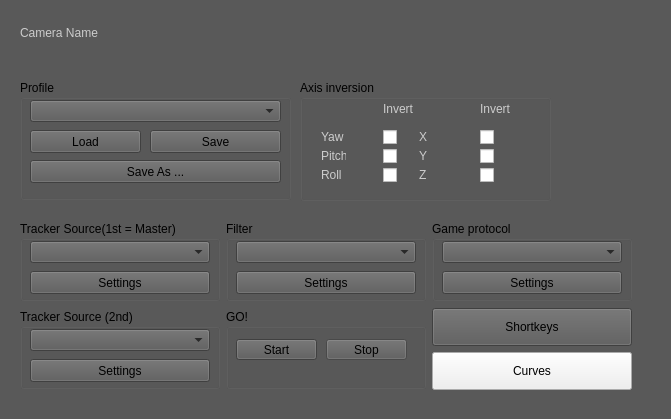
   <widget class="QWidget" name="widget" native="true">
    <property name="enabled">
     <bool>true</bool>
    </property>
    <property name="geometry">
     <rect>
      <x>250</x>
      <y>10</y>
      <width>671</width>
      <height>419</height>
     </rect>
    </property>
    <property name="sizePolicy">
     <sizepolicy hsizetype="Expanding" vsizetype="Expanding">
      <horstretch>0</horstretch>
      <verstretch>0</verstretch>
     </sizepolicy>
    </property>
    <property name="minimumSize">
     <size>
      <width>400</width>
      <height>419</height>
     </size>
    </property>
    <property name="palette">
     <palette>
      <active>
       <colorrole role="WindowText">
        <brush brushstyle="SolidPattern">
         <color alpha="255">
          <red>0</red>
          <green>0</green>
          <blue>0</blue>
         </color>
        </brush>
       </colorrole>
       <colorrole role="Button">
        <brush brushstyle="SolidPattern">
         <color alpha="255">
          <red>89</red>
          <green>89</green>
          <blue>89</blue>
         </color>
        </brush>
       </colorrole>
       <colorrole role="Text">
        <brush brushstyle="SolidPattern">
         <color alpha="255">
          <red>0</red>
          <green>0</green>
          <blue>0</blue>
         </color>
        </brush>
       </colorrole>
       <colorrole role="ButtonText">
        <brush brushstyle="SolidPattern">
         <color alpha="255">
          <red>0</red>
          <green>0</green>
          <blue>0</blue>
         </color>
        </brush>
       </colorrole>
       <colorrole role="Base">
        <brush brushstyle="SolidPattern">
         <color alpha="255">
          <red>89</red>
          <green>89</green>
          <blue>89</blue>
         </color>
        </brush>
       </colorrole>
       <colorrole role="Window">
        <brush brushstyle="SolidPattern">
         <color alpha="255">
          <red>89</red>
          <green>89</green>
          <blue>89</blue>
         </color>
        </brush>
       </colorrole>
       <colorrole role="Highlight">
        <brush brushstyle="SolidPattern">
         <color alpha="255">
          <red>192</red>
          <green>192</green>
          <blue>192</blue>
         </color>
        </brush>
       </colorrole>
       <colorrole role="HighlightedText">
        <brush brushstyle="SolidPattern">
         <color alpha="255">
          <red>0</red>
          <green>0</green>
          <blue>0</blue>
         </color>
        </brush>
       </colorrole>
       <colorrole role="AlternateBase">
        <brush brushstyle="SolidPattern">
         <color alpha="255">
          <red>72</red>
          <green>72</green>
          <blue>72</blue>
         </color>
        </brush>
       </colorrole>
      </active>
      <inactive>
       <colorrole role="WindowText">
        <brush brushstyle="SolidPattern">
         <color alpha="255">
          <red>0</red>
          <green>0</green>
          <blue>0</blue>
         </color>
        </brush>
       </colorrole>
       <colorrole role="Button">
        <brush brushstyle="SolidPattern">
         <color alpha="255">
          <red>89</red>
          <green>89</green>
          <blue>89</blue>
         </color>
        </brush>
       </colorrole>
       <colorrole role="Text">
        <brush brushstyle="SolidPattern">
         <color alpha="255">
          <red>0</red>
          <green>0</green>
          <blue>0</blue>
         </color>
        </brush>
       </colorrole>
       <colorrole role="ButtonText">
        <brush brushstyle="SolidPattern">
         <color alpha="255">
          <red>0</red>
          <green>0</green>
          <blue>0</blue>
         </color>
        </brush>
       </colorrole>
       <colorrole role="Base">
        <brush brushstyle="SolidPattern">
         <color alpha="255">
          <red>89</red>
          <green>89</green>
          <blue>89</blue>
         </color>
        </brush>
       </colorrole>
       <colorrole role="Window">
        <brush brushstyle="SolidPattern">
         <color alpha="255">
          <red>89</red>
          <green>89</green>
          <blue>89</blue>
         </color>
        </brush>
       </colorrole>
       <colorrole role="Highlight">
        <brush brushstyle="SolidPattern">
         <color alpha="255">
          <red>192</red>
          <green>192</green>
          <blue>192</blue>
         </color>
        </brush>
       </colorrole>
       <colorrole role="HighlightedText">
        <brush brushstyle="SolidPattern">
         <color alpha="255">
          <red>0</red>
          <green>0</green>
          <blue>0</blue>
         </color>
        </brush>
       </colorrole>
       <colorrole role="AlternateBase">
        <brush brushstyle="SolidPattern">
         <color alpha="255">
          <red>72</red>
          <green>72</green>
          <blue>72</blue>
         </color>
        </brush>
       </colorrole>
      </inactive>
      <disabled>
       <colorrole role="WindowText">
        <brush brushstyle="SolidPattern">
         <color alpha="255">
          <red>0</red>
          <green>0</green>
          <blue>0</blue>
         </color>
        </brush>
       </colorrole>
       <colorrole role="Button">
        <brush brushstyle="SolidPattern">
         <color alpha="255">
          <red>89</red>
          <green>89</green>
          <blue>89</blue>
         </color>
        </brush>
       </colorrole>
       <colorrole role="Text">
        <brush brushstyle="SolidPattern">
         <color alpha="255">
          <red>0</red>
          <green>0</green>
          <blue>0</blue>
         </color>
        </brush>
       </colorrole>
       <colorrole role="ButtonText">
        <brush brushstyle="SolidPattern">
         <color alpha="255">
          <red>0</red>
          <green>0</green>
          <blue>0</blue>
         </color>
        </brush>
       </colorrole>
       <colorrole role="Base">
        <brush brushstyle="SolidPattern">
         <color alpha="255">
          <red>89</red>
          <green>89</green>
          <blue>89</blue>
         </color>
        </brush>
       </colorrole>
       <colorrole role="Window">
        <brush brushstyle="SolidPattern">
         <color alpha="255">
          <red>89</red>
          <green>89</green>
          <blue>89</blue>
         </color>
        </brush>
       </colorrole>
       <colorrole role="Highlight">
        <brush brushstyle="SolidPattern">
         <color alpha="255">
          <red>192</red>
          <green>192</green>
          <blue>192</blue>
         </color>
        </brush>
       </colorrole>
       <colorrole role="HighlightedText">
        <brush brushstyle="SolidPattern">
         <color alpha="255">
          <red>0</red>
          <green>0</green>
          <blue>0</blue>
         </color>
        </brush>
       </colorrole>
       <colorrole role="AlternateBase">
        <brush brushstyle="SolidPattern">
         <color alpha="255">
          <red>72</red>
          <green>72</green>
          <blue>72</blue>
         </color>
        </brush>
       </colorrole>
      </disabled>
     </palette>
    </property>
    <property name="autoFillBackground">
     <bool>false</bool>
    </property>
    <property name="styleSheet">
     <string notr="true"/>
    </property>
    <property name="locale">
     <locale language="English" country="UnitedStates"/>
    </property>
    <widget class="QWidget" name="layoutWidget">
     <property name="geometry">
      <rect>
       <x>10</x>
       <y>220</y>
       <width>623</width>
       <height>172</height>
      </rect>
     </property>
     <layout class="QGridLayout" name="gridLayout_5">
      <property name="leftMargin">
       <number>10</number>
      </property>
      <property name="verticalSpacing">
       <number>6</number>
      </property>
      <item row="0" column="0">
       <widget class="QGroupBox" name="groupTrackerSource">
        <property name="minimumSize">
         <size>
          <width>200</width>
          <height>80</height>
         </size>
        </property>
        <property name="maximumSize">
         <size>
          <width>200</width>
          <height>80</height>
         </size>
        </property>
        <property name="styleSheet">
         <string notr="true"/>
        </property>
        <property name="title">
         <string>Tracker Source(1st = Master)</string>
        </property>
        <widget class="QComboBox" name="iconcomboTrackerSource">
         <property name="geometry">
          <rect>
           <x>10</x>
           <y>20</y>
           <width>180</width>
           <height>22</height>
          </rect>
         </property>
         <property name="styleSheet">
          <string notr="true"/>
         </property>
         <property name="currentIndex">
          <number>-1</number>
         </property>
         <property name="maxVisibleItems">
          <number>5</number>
         </property>
        </widget>
        <widget class="QPushButton" name="btnShowEngineControls">
         <property name="enabled">
          <bool>true</bool>
         </property>
         <property name="geometry">
          <rect>
           <x>10</x>
           <y>50</y>
           <width>180</width>
           <height>23</height>
          </rect>
         </property>
         <property name="toolTip">
          <string>Change tracker settings</string>
         </property>
         <property name="styleSheet">
          <string notr="true"/>
         </property>
         <property name="text">
          <string>Settings</string>
         </property>
        </widget>
       </widget>
      </item>
      <item row="0" column="2">
       <widget class="QGroupBox" name="groupGameProtocol">
        <property name="minimumSize">
         <size>
          <width>200</width>
          <height>80</height>
         </size>
        </property>
        <property name="maximumSize">
         <size>
          <width>200</width>
          <height>80</height>
         </size>
        </property>
        <property name="styleSheet">
         <string notr="true"/>
        </property>
        <property name="title">
         <string>Game protocol</string>
        </property>
        <widget class="QComboBox" name="iconcomboProtocol">
         <property name="geometry">
          <rect>
           <x>10</x>
           <y>20</y>
           <width>180</width>
           <height>22</height>
          </rect>
         </property>
         <property name="styleSheet">
          <string notr="true"/>
         </property>
         <property name="currentIndex">
          <number>-1</number>
         </property>
         <property name="maxVisibleItems">
          <number>7</number>
         </property>
        </widget>
        <widget class="QPushButton" name="btnShowServerControls">
         <property name="enabled">
          <bool>true</bool>
         </property>
         <property name="geometry">
          <rect>
           <x>10</x>
           <y>50</y>
           <width>180</width>
           <height>23</height>
          </rect>
         </property>
         <property name="toolTip">
          <string>Change game protocol settings</string>
         </property>
         <property name="styleSheet">
          <string notr="true"/>
         </property>
         <property name="text">
          <string>Settings</string>
         </property>
        </widget>
       </widget>
      </item>
      <item row="0" column="1">
       <widget class="QGroupBox" name="groupFilter">
        <property name="minimumSize">
         <size>
          <width>200</width>
          <height>70</height>
         </size>
        </property>
        <property name="maximumSize">
         <size>
          <width>200</width>
          <height>80</height>
         </size>
        </property>
        <property name="styleSheet">
         <string notr="true"/>
        </property>
        <property name="title">
         <string>Filter</string>
        </property>
        <widget class="QComboBox" name="iconcomboFilter">
         <property name="geometry">
          <rect>
           <x>10</x>
           <y>20</y>
           <width>180</width>
           <height>22</height>
          </rect>
         </property>
         <property name="styleSheet">
          <string notr="true"/>
         </property>
         <property name="currentIndex">
          <number>-1</number>
         </property>
         <property name="maxVisibleItems">
          <number>7</number>
         </property>
        </widget>
        <widget class="QPushButton" name="btnShowFilterControls">
         <property name="enabled">
          <bool>true</bool>
         </property>
         <property name="geometry">
          <rect>
           <x>10</x>
           <y>50</y>
           <width>180</width>
           <height>23</height>
          </rect>
         </property>
         <property name="toolTip">
          <string>Change game protocol settings</string>
         </property>
         <property name="styleSheet">
          <string notr="true"/>
         </property>
         <property name="text">
          <string>Settings</string>
         </property>
        </widget>
       </widget>
      </item>
      <item row="1" column="2">
       <layout class="QVBoxLayout" name="verticalLayout_3">
        <item>
         <widget class="QPushButton" name="btnShortcuts">
          <property name="minimumSize">
           <size>
            <width>54</width>
            <height>38</height>
           </size>
          </property>
          <property name="maximumSize">
           <size>
            <width>200</width>
            <height>16777215</height>
           </size>
          </property>
          <property name="cursor">
           <cursorShape>PointingHandCursor</cursorShape>
          </property>
          <property name="toolTip">
           <string>Edit the Keyboard and mouse shortcuts</string>
          </property>
          <property name="text">
           <string>Shortkeys</string>
          </property>
          <property name="icon">
           <iconset resource="main-facetracknoir.qrc">
            <normaloff>:/uielements/tools.png</normaloff>:/uielements/tools.png</iconset>
          </property>
          <property name="iconSize">
           <size>
            <width>24</width>
            <height>24</height>
           </size>
          </property>
         </widget>
        </item>
        <item>
         <widget class="QPushButton" name="btnEditCurves">
          <property name="minimumSize">
           <size>
            <width>54</width>
            <height>38</height>
           </size>
          </property>
          <property name="maximumSize">
           <size>
            <width>200</width>
            <height>16777215</height>
           </size>
          </property>
          <property name="cursor">
           <cursorShape>PointingHandCursor</cursorShape>
          </property>
          <property name="toolTip">
           <string>Edit the Curve settings</string>
          </property>
          <property name="layoutDirection">
           <enum>Qt::LeftToRight</enum>
          </property>
          <property name="styleSheet">
           <string notr="true">background:none;</string>
          </property>
          <property name="text">
           <string>Curves</string>
          </property>
          <property name="icon">
           <iconset resource="main-facetracknoir.qrc">
            <normaloff>:/uielements/curves.png</normaloff>:/uielements/curves.png</iconset>
          </property>
          <property name="iconSize">
           <size>
            <width>120</width>
            <height>24</height>
           </size>
          </property>
         </widget>
        </item>
       </layout>
      </item>
      <item row="1" column="1">
       <widget class="QGroupBox" name="groupStartStop">
        <property name="minimumSize">
         <size>
          <width>200</width>
          <height>80</height>
         </size>
        </property>
        <property name="maximumSize">
         <size>
          <width>16777215</width>
          <height>80</height>
         </size>
        </property>
        <property name="title">
         <string>GO!</string>
        </property>
        <widget class="QPushButton" name="btnStartTracker">
         <property name="geometry">
          <rect>
           <x>10</x>
           <y>30</y>
           <width>81</width>
           <height>21</height>
          </rect>
         </property>
         <property name="toolTip">
          <string>Start the Tracker</string>
         </property>
         <property name="styleSheet">
          <string notr="true"/>
         </property>
         <property name="text">
          <string>Start</string>
         </property>
        </widget>
        <widget class="QPushButton" name="btnStopTracker">
         <property name="enabled">
          <bool>false</bool>
         </property>
         <property name="geometry">
          <rect>
           <x>100</x>
           <y>30</y>
           <width>81</width>
           <height>21</height>
          </rect>
         </property>
         <property name="toolTip">
          <string>Stop the Tracker</string>
         </property>
         <property name="styleSheet">
          <string notr="true"/>
         </property>
         <property name="text">
          <string>Stop</string>
         </property>
        </widget>
       </widget>
      </item>
      <item row="1" column="0">
       <widget class="QGroupBox" name="groupBox_3">
        <property name="minimumSize">
         <size>
          <width>200</width>
          <height>80</height>
         </size>
        </property>
        <property name="maximumSize">
         <size>
          <width>200</width>
          <height>80</height>
         </size>
        </property>
        <property name="title">
         <string>Tracker Source (2nd)</string>
        </property>
        <widget class="QPushButton" name="btnShowSecondTrackerSettings">
         <property name="enabled">
          <bool>true</bool>
         </property>
         <property name="geometry">
          <rect>
           <x>10</x>
           <y>50</y>
           <width>180</width>
           <height>23</height>
          </rect>
         </property>
         <property name="toolTip">
          <string>Change tracker settings</string>
         </property>
         <property name="styleSheet">
          <string notr="true"/>
         </property>
         <property name="text">
          <string>Settings</string>
         </property>
        </widget>
        <widget class="QComboBox" name="cbxSecondTrackerSource">
         <property name="geometry">
          <rect>
           <x>10</x>
           <y>20</y>
           <width>180</width>
           <height>22</height>
          </rect>
         </property>
         <property name="styleSheet">
          <string notr="true"/>
         </property>
         <property name="currentIndex">
          <number>-1</number>
         </property>
         <property name="maxVisibleItems">
          <number>5</number>
         </property>
        </widget>
       </widget>
      </item>
     </layout>
    </widget>
    <widget class="QLabel" name="cameraName">
     <property name="geometry">
      <rect>
       <x>20</x>
       <y>20</y>
       <width>400</width>
       <height>25</height>
      </rect>
     </property>
     <property name="minimumSize">
      <size>
       <width>400</width>
       <height>25</height>
      </size>
     </property>
     <property name="maximumSize">
      <size>
       <width>600</width>
       <height>30</height>
      </size>
     </property>
     <property name="styleSheet">
      <string notr="true">color:#ccc;
background:none;</string>
     </property>
     <property name="text">
      <string>Camera Name</string>
     </property>
    </widget>
    <widget class="QGroupBox" name="groupBox_4">
     <property name="geometry">
      <rect>
       <x>300</x>
       <y>80</y>
       <width>251</width>
       <height>121</height>
      </rect>
     </property>
     <property name="title">
      <string>Axis inversion</string>
     </property>
    </widget>
    <widget class="QGroupBox" name="groupProfile">
     <property name="geometry">
      <rect>
       <x>20</x>
       <y>80</y>
       <width>271</width>
       <height>120</height>
      </rect>
     </property>
     <property name="minimumSize">
      <size>
       <width>206</width>
       <height>120</height>
      </size>
     </property>
     <property name="maximumSize">
      <size>
       <width>65535</width>
       <height>65535</height>
      </size>
     </property>
     <property name="title">
      <string>Profile</string>
     </property>
     <widget class="QComboBox" name="iconcomboProfile">
      <property name="geometry">
       <rect>
        <x>10</x>
        <y>20</y>
        <width>251</width>
        <height>22</height>
       </rect>
      </property>
      <property name="styleSheet">
       <string notr="true"/>
      </property>
      <property name="currentIndex">
       <number>-1</number>
      </property>
      <property name="maxVisibleItems">
       <number>10</number>
      </property>
     </widget>
     <widget class="QPushButton" name="btnSaveAs">
      <property name="enabled">
       <bool>true</bool>
      </property>
      <property name="geometry">
       <rect>
        <x>10</x>
        <y>80</y>
        <width>251</width>
        <height>23</height>
       </rect>
      </property>
      <property name="toolTip">
       <string>Save the INI-file under another name</string>
      </property>
      <property name="styleSheet">
       <string notr="true"/>
      </property>
      <property name="text">
       <string>Save As ...</string>
      </property>
     </widget>
     <widget class="QPushButton" name="btnLoad">
      <property name="geometry">
       <rect>
        <x>10</x>
        <y>50</y>
        <width>111</width>
        <height>23</height>
       </rect>
      </property>
      <property name="toolTip">
       <string>Load an INI-file from a folder</string>
      </property>
      <property name="styleSheet">
       <string notr="true"/>
      </property>
      <property name="text">
       <string>Load</string>
      </property>
     </widget>
     <widget class="QPushButton" name="btnSave">
      <property name="enabled">
       <bool>true</bool>
      </property>
      <property name="geometry">
       <rect>
        <x>130</x>
        <y>50</y>
        <width>131</width>
        <height>23</height>
       </rect>
      </property>
      <property name="toolTip">
       <string>Save the current INI-file</string>
      </property>
      <property name="styleSheet">
       <string notr="true"/>
      </property>
      <property name="text">
       <string>Save</string>
      </property>
     </widget>
    </widget>
    <widget class="QLabel" name="lblInvert1_2">
     <property name="geometry">
      <rect>
       <x>480</x>
       <y>101</y>
       <width>30</width>
       <height>16</height>
      </rect>
     </property>
     <property name="minimumSize">
      <size>
       <width>0</width>
       <height>0</height>
      </size>
     </property>
     <property name="maximumSize">
      <size>
       <width>30</width>
       <height>16777215</height>
      </size>
     </property>
     <property name="styleSheet">
      <string notr="true">color:#ccc;
background:none;</string>
     </property>
     <property name="text">
      <string>Invert</string>
     </property>
    </widget>
    <widget class="QCheckBox" name="chkInvertRoll">
     <property name="geometry">
      <rect>
       <x>383</x>
       <y>167</y>
       <width>16</width>
       <height>16</height>
      </rect>
     </property>
     <property name="styleSheet">
      <string notr="true">background:none;</string>
     </property>
     <property name="text">
      <string/>
     </property>
    </widget>
    <widget class="QLabel" name="lblSensZ">
     <property name="geometry">
      <rect>
       <x>419</x>
       <y>167</y>
       <width>25</width>
       <height>16</height>
      </rect>
     </property>
     <property name="minimumSize">
      <size>
       <width>25</width>
       <height>0</height>
      </size>
     </property>
     <property name="maximumSize">
      <size>
       <width>150</width>
       <height>16777215</height>
      </size>
     </property>
     <property name="layoutDirection">
      <enum>Qt::RightToLeft</enum>
     </property>
     <property name="styleSheet">
      <string notr="true">color:#ccc;
background:none;</string>
     </property>
     <property name="text">
      <string>Z</string>
     </property>
    </widget>
    <widget class="QCheckBox" name="chkInvertZ">
     <property name="geometry">
      <rect>
       <x>480</x>
       <y>167</y>
       <width>16</width>
       <height>16</height>
      </rect>
     </property>
     <property name="styleSheet">
      <string notr="true">background:none;</string>
     </property>
     <property name="text">
      <string/>
     </property>
    </widget>
    <widget class="QLabel" name="lblSensPitch">
     <property name="geometry">
      <rect>
       <x>321</x>
       <y>148</y>
       <width>25</width>
       <height>16</height>
      </rect>
     </property>
     <property name="minimumSize">
      <size>
       <width>25</width>
       <height>0</height>
      </size>
     </property>
     <property name="maximumSize">
      <size>
       <width>150</width>
       <height>16777215</height>
      </size>
     </property>
     <property name="layoutDirection">
      <enum>Qt::RightToLeft</enum>
     </property>
     <property name="styleSheet">
      <string notr="true">color:#ccc;
background:none;</string>
     </property>
     <property name="text">
      <string>Pitch</string>
     </property>
    </widget>
    <widget class="QCheckBox" name="chkInvertPitch">
     <property name="geometry">
      <rect>
       <x>383</x>
       <y>148</y>
       <width>16</width>
       <height>16</height>
      </rect>
     </property>
     <property name="styleSheet">
      <string notr="true">background:none;</string>
     </property>
     <property name="text">
      <string/>
     </property>
    </widget>
    <widget class="QLabel" name="lblSensY">
     <property name="geometry">
      <rect>
       <x>419</x>
       <y>148</y>
       <width>25</width>
       <height>16</height>
      </rect>
     </property>
     <property name="minimumSize">
      <size>
       <width>25</width>
       <height>0</height>
      </size>
     </property>
     <property name="maximumSize">
      <size>
       <width>150</width>
       <height>16777215</height>
      </size>
     </property>
     <property name="layoutDirection">
      <enum>Qt::RightToLeft</enum>
     </property>
     <property name="styleSheet">
      <string notr="true">color:#ccc;
background:none;</string>
     </property>
     <property name="text">
      <string>Y</string>
     </property>
    </widget>
    <widget class="QCheckBox" name="chkInvertY">
     <property name="geometry">
      <rect>
       <x>480</x>
       <y>148</y>
       <width>16</width>
       <height>16</height>
      </rect>
     </property>
     <property name="styleSheet">
      <string notr="true">background:none;</string>
     </property>
     <property name="text">
      <string/>
     </property>
    </widget>
    <widget class="QLabel" name="lblSensYaw">
     <property name="geometry">
      <rect>
       <x>321</x>
       <y>129</y>
       <width>25</width>
       <height>16</height>
      </rect>
     </property>
     <property name="minimumSize">
      <size>
       <width>25</width>
       <height>0</height>
      </size>
     </property>
     <property name="maximumSize">
      <size>
       <width>150</width>
       <height>16777215</height>
      </size>
     </property>
     <property name="layoutDirection">
      <enum>Qt::RightToLeft</enum>
     </property>
     <property name="styleSheet">
      <string notr="true">color:#ccc;
background:none;</string>
     </property>
     <property name="text">
      <string>Yaw</string>
     </property>
    </widget>
    <widget class="QCheckBox" name="chkInvertYaw">
     <property name="geometry">
      <rect>
       <x>383</x>
       <y>129</y>
       <width>16</width>
       <height>16</height>
      </rect>
     </property>
     <property name="styleSheet">
      <string notr="true">background:none;</string>
     </property>
     <property name="text">
      <string/>
     </property>
    </widget>
    <widget class="QLabel" name="lblSensX">
     <property name="geometry">
      <rect>
       <x>419</x>
       <y>129</y>
       <width>25</width>
       <height>16</height>
      </rect>
     </property>
     <property name="minimumSize">
      <size>
       <width>25</width>
       <height>0</height>
      </size>
     </property>
     <property name="maximumSize">
      <size>
       <width>150</width>
       <height>16777215</height>
      </size>
     </property>
     <property name="layoutDirection">
      <enum>Qt::RightToLeft</enum>
     </property>
     <property name="styleSheet">
      <string notr="true">color:#ccc;
background:none;</string>
     </property>
     <property name="text">
      <string>X</string>
     </property>
    </widget>
    <widget class="QCheckBox" name="chkInvertX">
     <property name="geometry">
      <rect>
       <x>480</x>
       <y>129</y>
       <width>16</width>
       <height>16</height>
      </rect>
     </property>
     <property name="styleSheet">
      <string notr="true">background:none;</string>
     </property>
     <property name="text">
      <string/>
     </property>
    </widget>
    <widget class="QLabel" name="lblInvert1_3">
     <property name="geometry">
      <rect>
       <x>383</x>
       <y>101</y>
       <width>30</width>
       <height>16</height>
      </rect>
     </property>
     <property name="minimumSize">
      <size>
       <width>0</width>
       <height>0</height>
      </size>
     </property>
     <property name="maximumSize">
      <size>
       <width>30</width>
       <height>16777215</height>
      </size>
     </property>
     <property name="styleSheet">
      <string notr="true">color:#ccc;
background:none;</string>
     </property>
     <property name="text">
      <string>Invert</string>
     </property>
    </widget>
    <widget class="QLabel" name="lblSensRoll">
     <property name="geometry">
      <rect>
       <x>321</x>
       <y>167</y>
       <width>25</width>
       <height>16</height>
      </rect>
     </property>
     <property name="minimumSize">
      <size>
       <width>25</width>
       <height>0</height>
      </size>
     </property>
     <property name="maximumSize">
      <size>
       <width>150</width>
       <height>16777215</height>
      </size>
     </property>
     <property name="layoutDirection">
      <enum>Qt::RightToLeft</enum>
     </property>
     <property name="styleSheet">
      <string notr="true">color:#ccc;
background:none;</string>
     </property>
     <property name="text">
      <string>Roll</string>
     </property>
    </widget>
   </widget>
